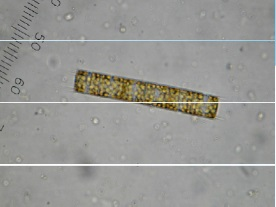
#> input picture Test/test.jpg, 276 x 207 px
$ python _031315_Harris_Corner.py
#> lines starting #> are read from the running program, lines starting #| are printed output that depends on the picture; after the words box and inside, x2 and y2 are one past the last pixel; in counts of white or black regions, pixels touching at a corner belong together
# -*- coding: utf-8 -*-
"""
Created on Thu Mar 12 00:01:08 2015

@author: Sarunya Werasena
"""
from PIL import Image
from matplotlib import pyplot as plt
import cv2
#import numpy as np
from scipy.ndimage import filters
from pylab import *


def compute_harris_response(im,sigma=1):
    """ Compute the Harris corner detector response function
        for each pixel in a graylevel image. """

    # derivatives
    imx = zeros(im.shape)
    filters.gaussian_filter(im, (sigma,sigma), (0,1), imx)
    imy = zeros(im.shape)
    filters.gaussian_filter(im, (sigma,sigma), (1,0), imy)

    # compute components of the Harris matrix
    Dxx = filters.gaussian_filter(imx*imx,sigma)
    Dxy = filters.gaussian_filter(imx*imy,sigma)
    Dyy = filters.gaussian_filter(imy*imy,sigma)

    # determinant and trace
    Ddet = Dxx*Dyy - Dxy**2
    Dtr = Dxx + Dyy

    return Ddet / Dtr

def get_harris_points(harrisim,min_dist=10,threshold=0.1):
    """ Return corners from a Harris response image
        min_dist is the minimum number of pixels separating
        corners and image boundary. """

    # find top corner candidates above a threshold
    corner_threshold = harrisim.max() * threshold
    harrisim_t = (harrisim > corner_threshold) * 1

    # get coordinates of candidates
    coords = array(harrisim_t.nonzero()).T

    # ...and their values
    candidate_values = [harrisim[c[0],c[1]] for c in coords]

    # sort candidates
    index = argsort(candidate_values)

    # store allowed point locations in array
    allowed_locations = zeros(harrisim.shape)
    allowed_locations[min_dist:- min_dist,min_dist:- min_dist] = 1

    # select the best points taking min_distance into account
    filtered_coords = []
    for i in index:
        if allowed_locations[coords[i,0],coords[i,1]] == 1:
            filtered_coords.append(coords[i])
            allowed_locations[(coords[i,0]-min_dist):(coords[i,0]+min_dist),
                              (coords[i,1]-min_dist):(coords[i,1]+min_dist)] = 0

    return filtered_coords

def plot_harris_points(image,filtered_coords):
    """ Plots corners found in image. """
    figure()
    gray()
    imshow(image)
    plot([p[1] for p in filtered_coords],[p[0] for p in filtered_coords],'*b')
    axis('off')
    show()


def main():
    im = array(Image.open('test.jpg').convert('L'))
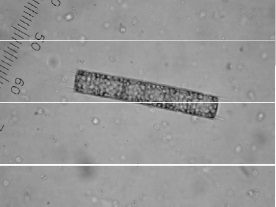
#> im: shape (207, 276); min 18, max 255, mean 151.6
    harrisim = compute_harris_response(im)
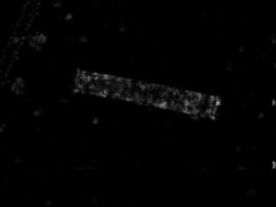
#> harrisim: shape (207, 276) float64; min 0.00279, max 169.3, mean 2.7

    filtered_coords = get_harris_points(harrisim,5,.2)
#> in get_harris_points, `corner_threshold = harrisim.max() * threshold`: corner_threshold = 33.86
#> in get_harris_points, `harrisim_t = (harrisim > corner_threshold) * 1`:
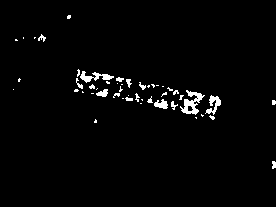
#> harrisim_t: shape (207, 276) int64; values 0 (black) and 1 (white), 2.2% white; 49 white regions (32 under 20 px), largest, box (x1, y1, x2, y2) and area: (180, 90, 205, 115) 261, (80, 71, 114, 83) 170, (205, 95, 221, 115) 141
#> in get_harris_points, `coords = array(harrisim_t.nonzero()).T`: coords = 1262 pairs, first value 15 to 168, second value 13 to 275
#> in get_harris_points, `candidate_values = [harrisim[c[0],c[1]] for c in coords]`: candidate_values = 1262 values, max 169.3 at index 885, min 33.88 at index 372, mean 52.38
#> in get_harris_points, `index = argsort(candidate_values)`: index = 1262 values, max 1261 at index 611, min 0 at index 413, mean 630.5
#> the loop in get_harris_points, `for i in index:` made 1262 passes
#> i on passes 1 to 3: 372, 1072, 894
#> after the loop in get_harris_points, `for i in index:`:
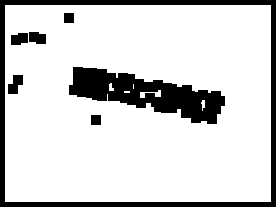
#> allowed_locations: shape (207, 276) float64; values 0 (black) and 1 (white), 82.9% white; 7 black regions, largest, box (x1, y1, x2, y2) and area: (0, 0, 276, 207) 4730, (69, 67, 225, 124) 4316, (8, 75, 23, 94) 195
#> after the loop in get_harris_points, `for i in index:`: filtered_coords = 76 pairs, first value 18 to 120, second value 13 to 220
#    filtered_coords = get_harris_points(harrisim,6)
    plot_harris_points(im, filtered_coords)
#> in plot_harris_points, `show()`:
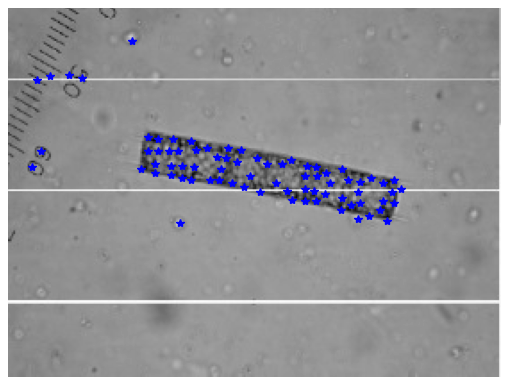
#> figure drawn by matplotlib, 1 panel


if __name__ == '__main__':
    main()


# [13 lines of commented-out code are left out]
